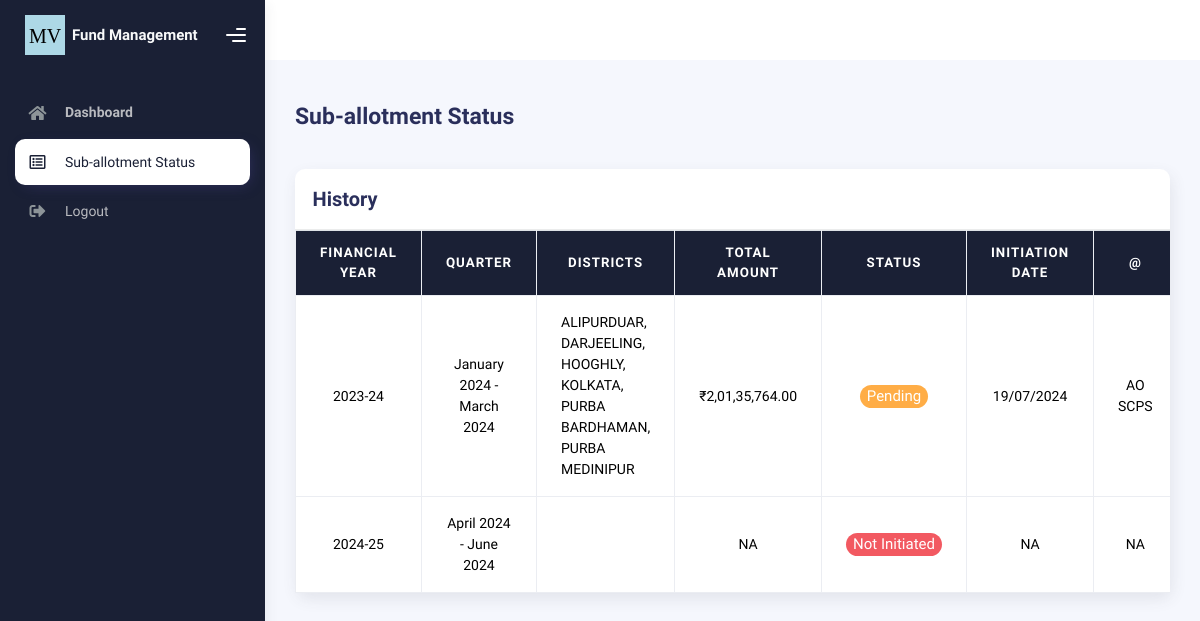
/pages/sub-allotment.php (signed in), run on the app's committed database.
### tables this page shows
CREATE TABLE `fy_quarter` (
  `fy_id` varchar(10) NOT NULL,
  `fy` varchar(7) NOT NULL,
  `quarter` varchar(255) NOT NULL
);

### config/DbFunction.php (called while the page is built, shortened)
<?php
class DbFunction{
	function get_allotment() {
		$db = Database::getInstance();
        $mysqli = $db->getConnection();
        $query = "SELECT
						`fy_quarter`.*,
						`login`.`id`, `login`.`user_type`,
					COUNT(`fund_release`.`cci_id`) AS 'n_cci',
					GROUP_CONCAT(DISTINCT(`cci`.`district`) ORDER BY `cci`.`district` SEPARATOR ', ') as `districts`,
					SUM(`fund_release`.`amnt_released`) AS 't_amount',
					MIN(`fund_release`.`init_dt`),
					MIN(`fund_release`.`apprvl_dt`),
					`fund_release`.`finalized`
					FROM
						`fy_quarter`
					LEFT JOIN
						`fund_release` ON `fy_quarter`.`fy_id` = `fund_release`.`fy_id`
					LEFT JOIN
						`login` ON `fund_release`.`at_user` = `login`.`id`
					LEFT JOIN
						`cci` ON `fund_release`.`cci_id` = `cci`.`id`
					GROUP BY
						`fy_quarter`.`fy_id`,
						`login`.`user_type`;";
        $rs= $mysqli->query($query);
		while ($r = $rs->fetch_array()) {
			$arr[] = $r;
		}
		return $arr;
	}
}

### pages/sub-allotment.php (the view, shortened to what this page needs)
<?php
if ( php_uname('s') != 'Darwin') {
  $fmt = new NumberFormatter('en_IN', NumberFormatter::CURRENCY);
}
include('../config/DbFunction.php');
$obj = new DbFunction();
$arr = $obj->get_allotment();
?>
<!DOCTYPE html>
<html lang="en">
<head>
    <link rel="stylesheet" href="../assets/css/bootstrap.min.css" />
    <link rel="stylesheet" href="../assets/css/plugins.min.css" />
    <link rel="stylesheet" href="../assets/css/kaiadmin.min.css" />
    <link href="https://cdn.datatables.net/v/bs5/jszip-3.10.1/dt-2.0.8/af-2.7.0/b-3.0.2/b-colvis-3.0.2/b-html5-3.0.2/b-print-3.0.2/cr-2.0.3/date-1.5.2/fc-5.0.1/fh-4.0.1/kt-2.12.1/r-3.0.2/rg-1.5.0/rr-1.5.0/sc-2.4.3/sb-1.7.1/sp-2.3.1/sl-2.0.3/sr-1.4.1/datatables.min.css" rel="stylesheet">
</head>
<body>
    <div class="wrapper">
        <?php include('sidebar.php');?>
        <div class="main-panel">
            <div class="main-header">
            </div>
            <div class="container">
              <div class="page-inner">
                <div class="d-flex align-items-left align-items-md-center flex-column flex-md-row pt-2 pb-4">
                  <div>
                    <h3 class="fw-bold mb-3">Sub-allotment Status</h3>
                  </div>
                </div>
                <div class="row">
                  <div class="col-md-12">
                    <div class="card card-round">
                      <div class="card-header">
                        <div class="card-head-row">
                          <div class="card-title">History</div>
                        </div>
                      </div>
                      <div class="card-body p-0">
                        <div class="table-responsive">
                          <table class="table mb-0 table-bordered">
                            <thead class="thead-dark align-items-center">
                              <tr>
                                <th scope="col" class="text-center">Financial Year</th>
                                <th scope="col" class="text-center">Quarter</th>
                                <th scope="col" class="text-center col-3">Districts</th>
                                <th scope="col" class="text-center">Total Amount</th>
                                <th scope="col" class="text-center">Status</th>
                                <th scope="col" class="text-center">Initiation Date</th>
                                <th scope="col" class="text-center">@</th>
                              </tr>
                            </thead>
                            <tbody>
                              <?php foreach ($arr as $row) { ?>
                                <td class="text-center"><?php echo $row[1]; ?></td>
                                <td class="text-center"><?php echo $row[2]; ?></td>
                                <?php if ($row[6] == NULL) { ?>
                                <td class="text-center"></td>
                                <?php } else {?>
                                <td class="text-start"><?php echo $row[6];?></td>
                                <?php }?>
                                <?php if ($row[7] == NULL) { ?>
                                <td class="text-center">NA</td>
                                <?php } else {?>
                                <td class="text-end"><?php echo isset($fmt) ? $fmt->format($row[7]) : $row[7];?></td>
                                <?php }?>
                                <?php if ($row[8] == NULL) { ?>
                                <td class="text-center"><span style="font-size: 15px;" class="badge rounded-pill badge-danger">Not Initiated</span></td>
                                <?php } else if ($row[9] == NULL){ ?>
                                <td class="text-center"><span style="font-size: 15px;" class="badge rounded-pill badge-warning">Pending</span></td>
                                <?php } else if ($row[10] == NULL) { ?>
                                <td class="text-center"><span style="font-size: 15px;" class="badge rounded-pill badge-success">Approved</span></td>
                                <?php } else { ?>
                                <td class="text-center"><span style="font-size: 15px;" class="badge rounded-pill badge-success">Finalized</span></td>
                                <?php }?>
                                <?php if ($row[8] == NULL) { ?>
                                <td class="text-center">NA</td>
                                <?php } else {?>
                                <td class="text-center"><?php echo date_format(date_create($row[8]), 'd/m/Y');?></td>
                                <?php }?>
                                <?php if ($row[4] == NULL) { ?>
                                <td class="text-center">NA</td>
                                <?php } else {?>
                                <td class="text-center"><?php echo $row[4];?></td>
                                <?php }?>
                            <?php } ?>
                            </tbody>
                          </table>
                        </div>
                      </div>
                    </div>
                  </div>
                </div>
              </div>
            </div>
        </div>
    </div>
</body>
</html>

### pages/sidebar.php (shortened to what this page needs)
<div class="sidebar sidebar-style-2" data-background-color="dark">
    <div class="sidebar-logo">
        <div class="logo-header" data-background-color="dark">
        <a href="../index.php" class="logo">
            <svg width="40" height="40" xmlns="http://www.w3.org/2000/svg">
                <rect width="40" height="40" fill="lightblue"/>
                <text x="4" y="28" font-family="Consolas" font-size="20" fill="black">MV</text>
            </svg>
            <p class="h6 navbar-brand text-light fw-bold px-sm-2 pt-2">Fund Management</p>
        </a>
        <div class="nav-toggle">
            <button class="btn btn-toggle toggle-sidebar">
            <i class="gg-menu-right"></i>
            </button>
        </div>
        </div>
    </div>
    <div class="sidebar-wrapper scrollbar scrollbar-inner">
        <div class="sidebar-content">
        <ul class="nav nav-secondary" id="side-menu">
            <li class="nav-item">
                <a href="view.php" class="">
                    <i class="fas fa-home"></i>
                    <p>Dashboard</p>
                </a>
            </li>
            <li class="nav-item">
                <a href="sub-allotment.php" class="">
                    <i class="far fa-list-alt"></i>
                    Sub-allotment Status
                </a>
            </li>
            <li class="nav-item">
                <a href="logout.php" class="nav-link link-body-emphasis">
                    <i class="fas fa-sign-out-alt"></i>
                    Logout
                </a>
            </li>
        </ul>
        </div>
    </div>
</div>

### data on the page
fy_quarter: fy "2023-24", quarter "January 2024 - March 2024", row "ALIPURDUAR, DARJEELING, HOOGHLY, KOLKATA, PURBA BARDHAMAN, PURBA MEDINIPUR", format "₹2,01,35,764.00", shows "Pending", row "19/07/2024", login.user_type "AO SCPS"
fy_quarter: fy "2024-25", quarter "April 2024 - June 2024", shows "NA", shows "Not Initiated"
